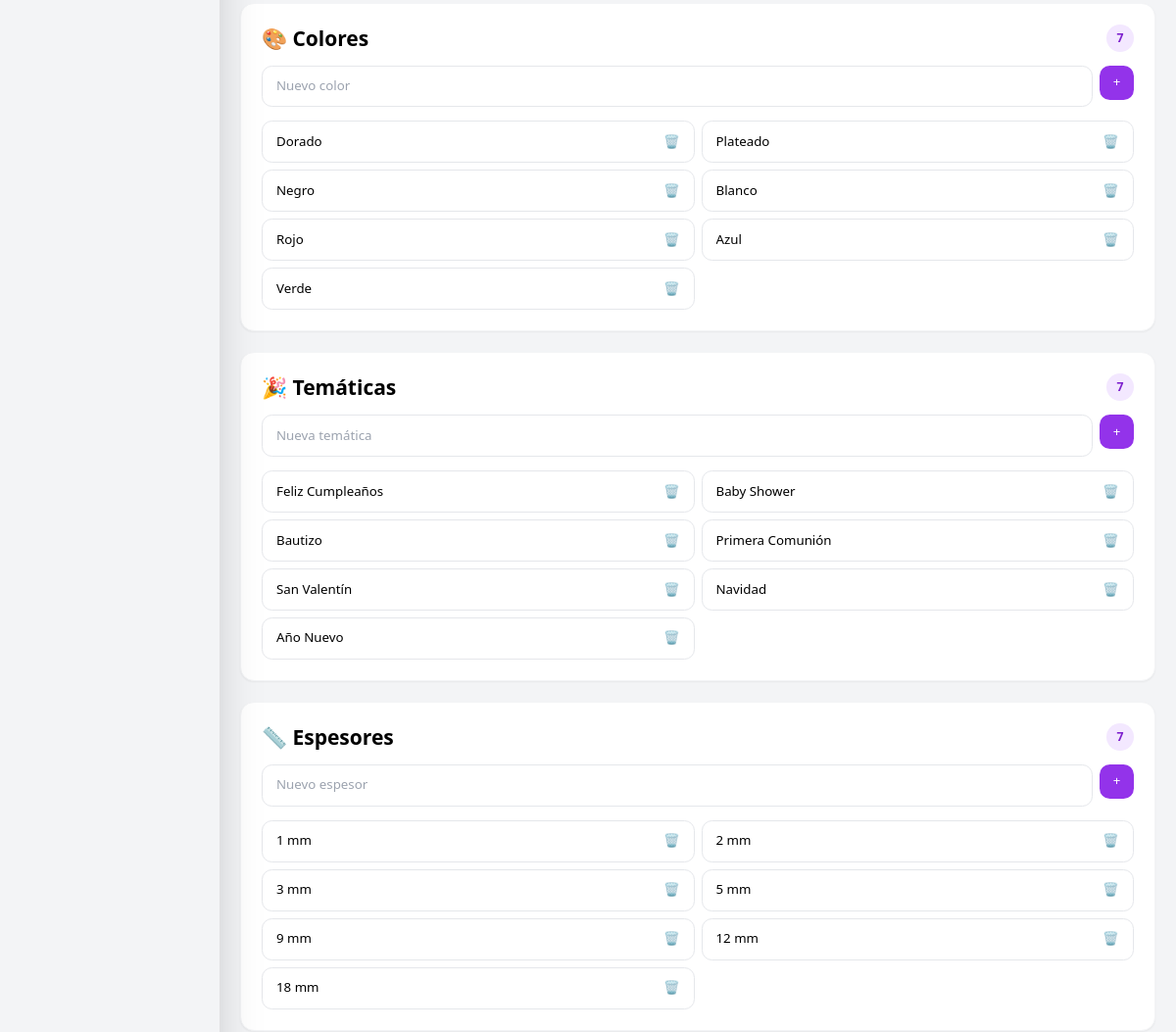
The app's page /product-settings/ (middle part), older data.
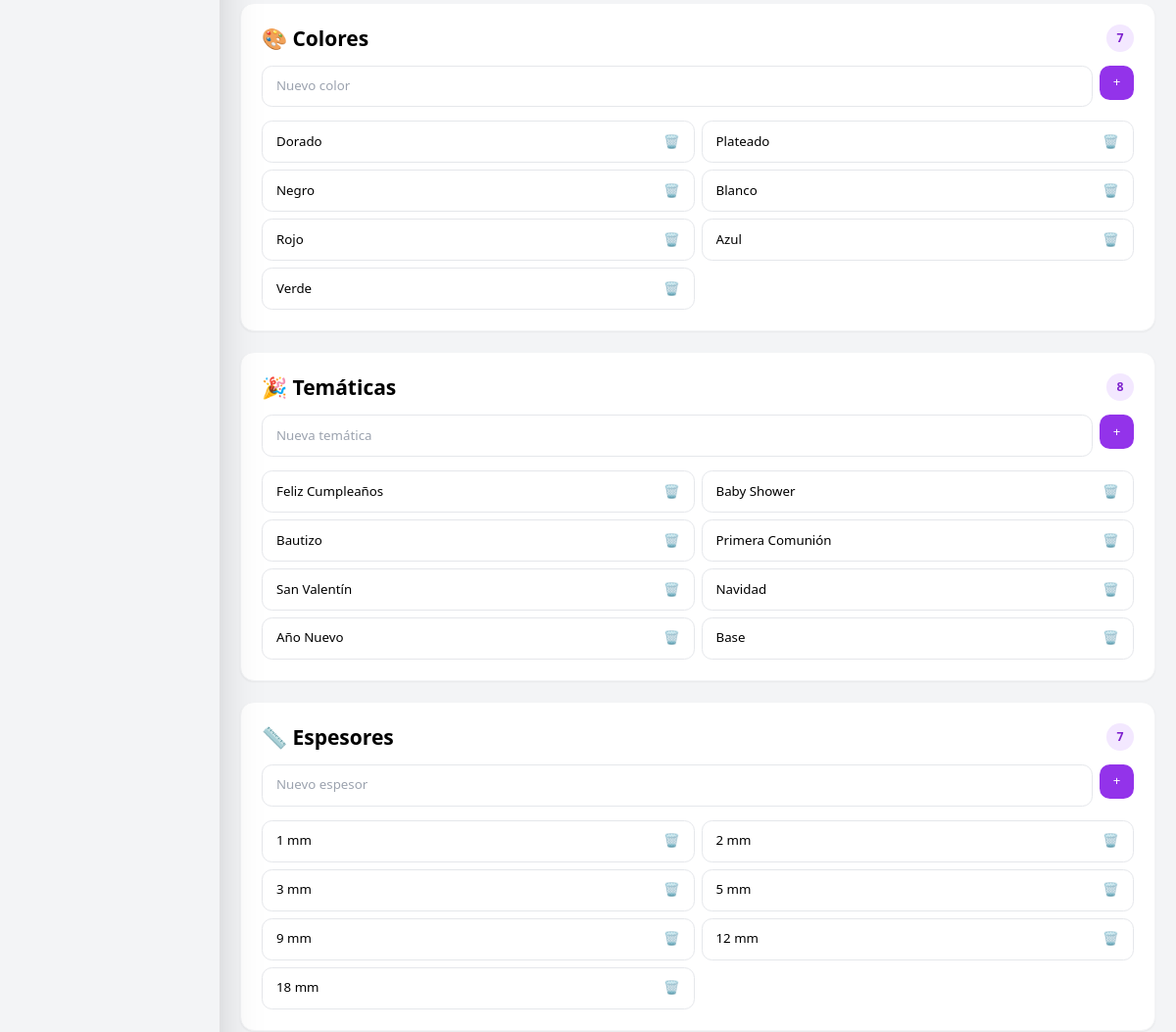
The same page, newer data.
### app/models/productcolor.py (models this page shows)
class ProductColor(Base):
    __tablename__ = "product_colors"
    id = Column(
        Integer,
        primary_key=True
    )
    name = Column(
        String,
        unique=True
    )

### app/models/producttheme.py (models this page shows)
class ProductTheme(Base):
    __tablename__ = "product_themes"
    id = Column(
        Integer,
        primary_key=True
    )
    name = Column(
        String,
        unique=True
    )

### app/models/productthickness.py (models this page shows)
class ProductThickness(Base):
    __tablename__ = "product_thicknesses"
    id = Column(
        Integer,
        primary_key=True
    )
    name = Column(
        String,
        unique=True
    )

### app/routes/product_settings.py (the view)
@router.get("/", response_class=HTMLResponse)
async def product_settings_page(request: Request, db: Session = Depends(get_db)):
    categories = db.query(ProductCategory).all()
    materials = db.query(ProductMaterial).all()
    colors = db.query(ProductColor).all()
    themes = db.query(ProductTheme).all()
    thicknesses = db.query(ProductThickness).all()
    units = db.query(MeasurementUnit).all()
    return templates.TemplateResponse(
        request=request,
        name="product_settings.html",
        context={
            "categories": categories,
            "materials": materials,
            "colors": colors,
            "themes": themes,
            "thicknesses": thicknesses,
            "units": units,
        },
    )

### app/templates/product_settings.html (shortened to what the changed rows need)
{% extends 'base.html' %}
{% block content %}
<div class="space-y-6">
    <div class="bg-white rounded-2xl shadow-sm border border-gray-100 p-6">
        <div class="flex justify-between items-center mb-4">
            <h2 class="font-bold text-2xl flex items-center gap-3">
                🎨 Colores
            </h2>
        </div>
        <div class="max-h-60 overflow-y-auto">
            <div class="grid grid-cols-2 gap-2">
                {% for item in colors %}
                <div class="flex justify-between items-center border border-gray-200 rounded-xl px-4 py-3 bg-white">
                    <span class="truncate">
                        {{ item.name }}
                    </span>
                    <a href="/product-settings/color/{{ item.id }}/delete" onclick="return confirm('¿Eliminar color?')"
                        class="text-purple-500 hover:text-red-500 transition">
                        🗑️
                    </a>
                </div>
                {% endfor %}
            </div>
        </div>
    </div>
    <div class="bg-white rounded-2xl shadow-sm border border-gray-100 p-6">
        <div class="flex justify-between items-center mb-4">
            <h2 class="font-bold text-2xl flex items-center gap-3">
                🎉 Temáticas
            </h2>
            <span
                class="w-8 h-8 flex items-center justify-center bg-purple-100 text-purple-700 rounded-full text-sm font-bold">
                {{ themes|length }}
            </span>
        </div>
        <div class="max-h-60 overflow-y-auto">
            <div class="grid grid-cols-2 gap-2">
                {% for item in themes %}
                <div class="flex justify-between items-center border border-gray-200 rounded-xl px-4 py-3 bg-white">
                    <span class="truncate">
                        {{ item.name }}
                    </span>
                    <a href="/product-settings/theme/{{ item.id }}/delete"
                        onclick="return confirm('¿Eliminar temática?')"
                        class="text-purple-500 hover:text-red-500 transition">
                        🗑️
                    </a>
                </div>
                {% endfor %}
            </div>
        </div>
    </div>
    <div class="bg-white rounded-2xl shadow-sm border border-gray-100 p-6">
        <div class="flex justify-between items-center mb-4">
            <h2 class="font-bold text-2xl flex items-center gap-3">
                📏 Espesores
            </h2>
        </div>
        <div class="max-h-60 overflow-y-auto">
            <div class="grid grid-cols-2 gap-2">
                {% for item in thicknesses %}
                <div class="flex justify-between items-center border border-gray-200 rounded-xl px-4 py-3 bg-white">
                    <span class="truncate">
                        {{ item.name }}
                    </span>
                    <a href="/product-settings/thickness/{{ item.id }}/delete"
                        onclick="return confirm('¿Eliminar espesor?')"
                        class="text-purple-500 hover:text-red-500 transition">
                        🗑️
                    </a>
                </div>
                {% endfor %}
            </div>
        </div>
    </div>
</div>
{% endblock %}

Row changes from the older to the newer data that the page shows:
added ProductTheme: name "Base"
Text that changed along with them:
{{ themes|length }}: "7" → "8"
